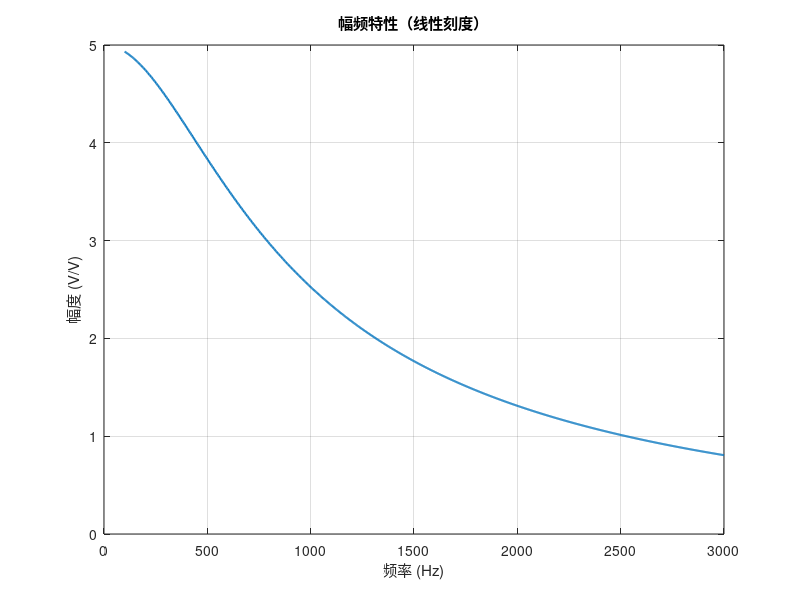

The MATLAB script that drew this image:
clc;
%% 1. 定义传递函数
num = 5;                      % 分子多项式：5
den = [1e-8, 3e-4, 1];        % 分母多项式：1e-8 s² + 3e-4 s + 1
sys = tf(num, den);           % 创建传递函数模型


%% 2. 频率响应分析（100Hz ~ 3kHz）
f_start = 100;
f_end = 3e3;
N = 1000;
f = linspace(f_start,f_end,N);%生成频率向量
[mag,phase] = bode(sys,2*pi*f);% bode图输出的是线性刻度，参数需要omiga

mag = squeeze(mag);           % 去除多余维度，简化数据格式

%% 3. 绘制幅频特性曲线（线性刻度）
figure('Name', '幅频特性分析');
plot(f, mag, 'LineWidth', 1.5);  % 使用转换后的线性幅度值
xlabel('频率 (Hz)');
ylabel('幅度 (V/V)');
title('幅频特性（线性刻度）');
grid on;